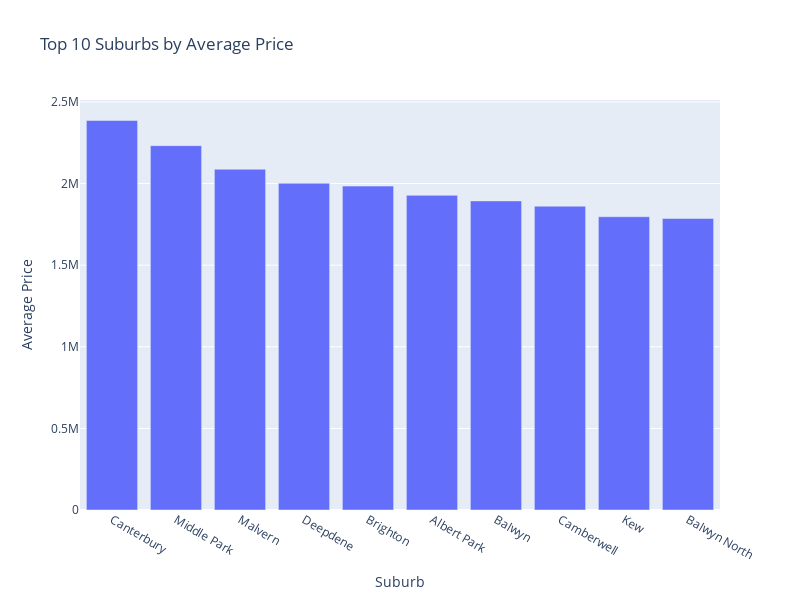

Notebook source saved alongside this figure:
### Code cell
import plotly.express as px

# Convert 'Average Price' column to float data type
average_price_distance_df['Average Price'] = average_price_distance_df['Average Price'].astype(float)

# Get the top 10 suburbs based on average price
top_10_suburbs = average_price_distance_df.nlargest(10, 'Average Price')

# Create the interactive bar plot
fig = px.bar(top_10_suburbs, x='Suburb', y='Average Price', title='Top 10 Suburbs by Average Price')
fig.update_layout(xaxis_title='Suburb', yaxis_title='Average Price')

# Adjust the plot size
fig.update_layout(width=800, height=600)

# Save the plot as an image
output_filepath = '../plotbar.png'
fig.write_image(output_filepath)

# Show the plot
fig.show()

#

### Figure 1 — Plotly figure (JSON) as saved in the notebook; plotly's stock layout.template omitted (floating-point values rounded to 4 significant figures)
{"data": [{"alignmentgroup": "True", "hovertemplate": "Suburb=%{x}<br>Average Price=%{y}<extra></extra>", "legendgroup": "", "marker": {"color": "#636efa", "pattern": {"shape": ""}}, "name": "", "offsetgroup": "", "orientation": "v", "showlegend": false, "textposition": "auto", "type": "bar", "x": ["Canterbury", "Middle Park", "Malvern", "Deepdene", "Brighton", "Albert Park", "Balwyn", "Camberwell", "Kew", "Balwyn North"], "xaxis": "x", "y": [2386000.0, 2232000.0, 2088000.0, 2002000.0, 1984000.0, 1928000.0, 1894000.0, 1861000.0, 1797000.0, 1786000.0], "yaxis": "y"}], "layout": {"barmode": "relative", "height": 600, "legend": {"tracegroupgap": 0}, "title": {"text": "Top 10 Suburbs by Average Price"}, "width": 800, "xaxis": {"anchor": "y", "domain": [0, 1], "title": {"text": "Suburb"}}, "yaxis": {"anchor": "x", "domain": [0, 1], "title": {"text": "Average Price"}}}}
